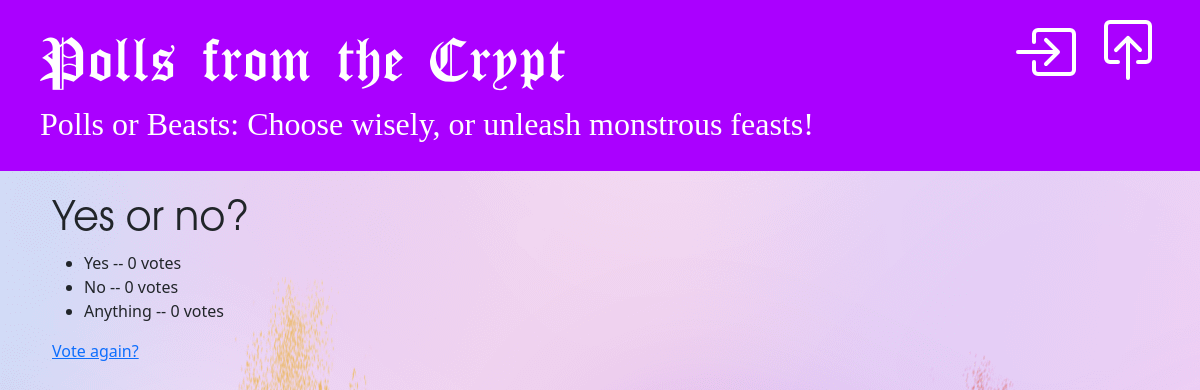
/polls/9/results/, run on the app's committed database.
### polls/models.py (models this page shows, shortened)
class Question(models.Model):
    question_text = models.CharField(max_length=200)
    pub_date = models.DateTimeField("date published", blank=True, null=True)

class Choice(models.Model):
    question = models.ForeignKey(Question, on_delete=models.CASCADE)
    choice_text = models.CharField(max_length=200)
    votes = models.IntegerField(default=0)

### polls/views.py (the view)
# urls.py: path("<int:pk>/results/", views.ResultsView.as_view(), name="results"),
class ResultsView(PollsBaseView, generic.DetailView):
    model = Question
    template_name = "polls/results.html"

### polls/views.py (called while the page is built)
    def get_slogan(self):
        return random.choice(self.slogans)

    def get_context_data(self, **kwargs):
        context = super().get_context_data(**kwargs)
        context['slogan'] = self.get_slogan()
        return context

### polls/templates/polls/results.html
{% extends 'polls/base.html' %}
{% block content %}
    <h1>{{ question.question_text }}</h1>
    <ul>
    {% for choice in question.choice_set.all %}
        <li>{{ choice.choice_text }} -- {{ choice.votes }} vote{{ choice.votes|pluralize }}</li>
    {% endfor %}
    </ul>
    <a href="{% url 'polls:detail' question.id %}">Vote again?</a>
{% endblock %}

### polls/static/polls/style.css (style rules this page uses)
body { background: white url("images/background.png") no-repeat; }
h1, h2, h3, h4 { font-family: Avantgarde, TeX Gyre Adventor, URW Gothic L, sans-serif; }

### data on the page
Question: question_text "Yes or no?"
Choice: choice_text "Yes", votes "0"
Choice: choice_text "No", votes "0"
Choice: choice_text "Anything", votes "0"

### other printed values
{{ slogan }} "Polls or Beasts: Choose wisely, or unleash monstrous feasts!"
